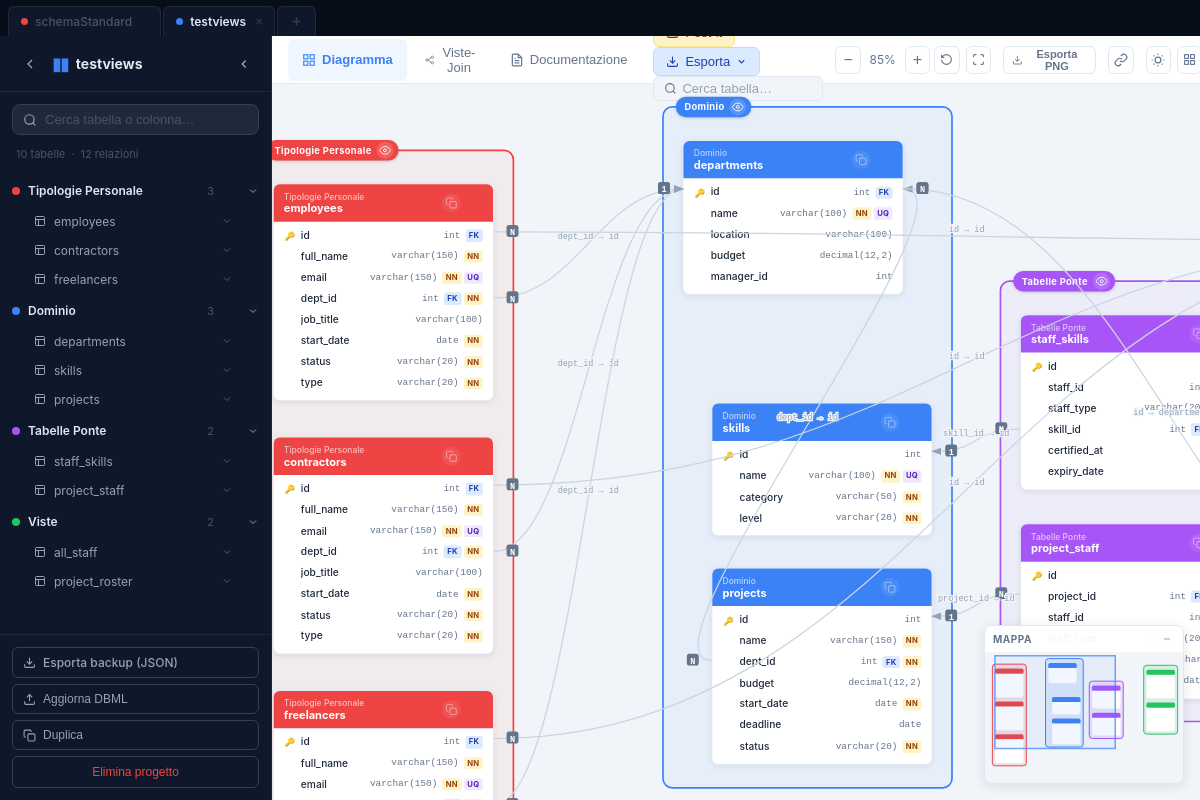
Page /project/08c39387 on the earlier database version.
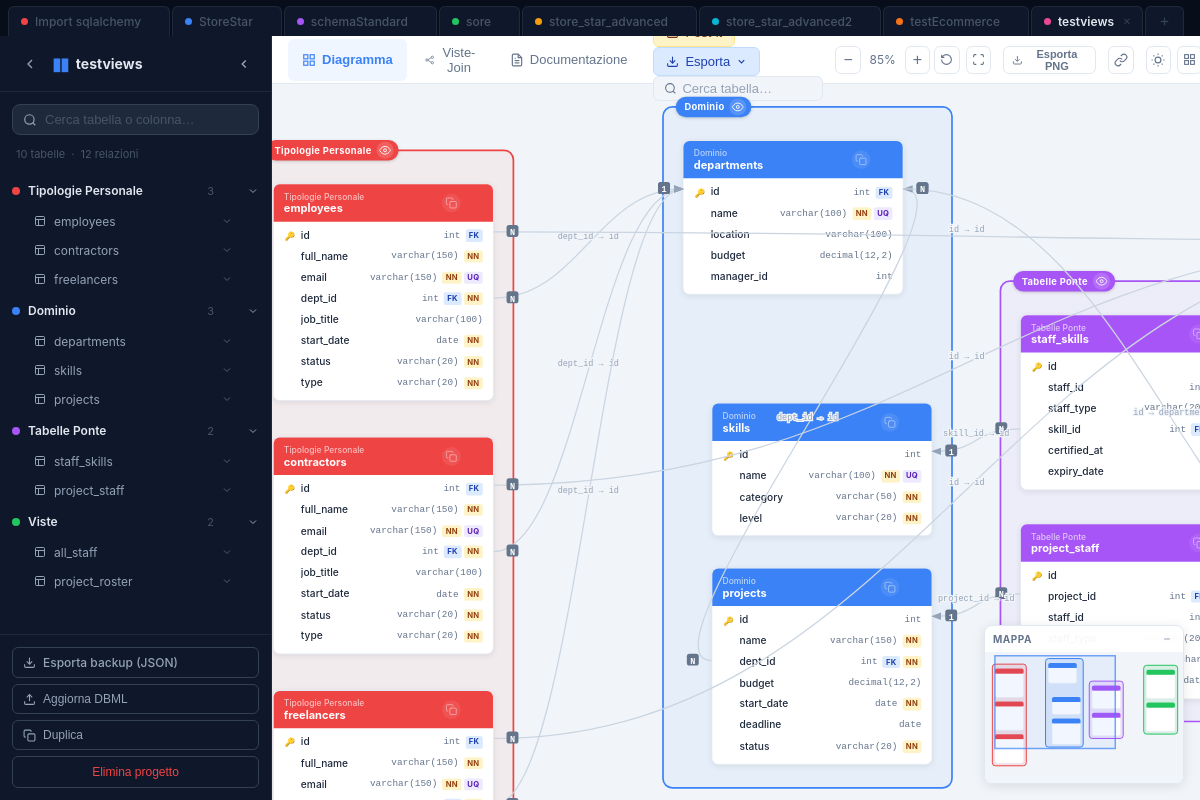
Same page on the later database version.
### models.py (models this page shows)
class Project(Base):
    __tablename__ = "projects"
    id:              Mapped[str]            = mapped_column(String(16), primary_key=True)
    name:            Mapped[str]            = mapped_column(String(255), nullable=False)
    tables_data:     Mapped[str]            = mapped_column(Text, default="{}")
    groups_data:     Mapped[str]            = mapped_column(Text, default="{}")
    refs_data:       Mapped[str]            = mapped_column(Text, default="[]")
    ungrouped_data:  Mapped[str]            = mapped_column(Text, default="[]")
    saved_positions:  Mapped[str]           = mapped_column(Text, default="{}")
    notes_data:       Mapped[str]           = mapped_column(Text, default="[]")   # post-it notes
    markdown_notes:   Mapped[Optional[str]] = mapped_column(Text, default="")
    column_notes_data: Mapped[str]          = mapped_column(Text, default="{}")   # "table::col" → note
    enums_data:        Mapped[str]          = mapped_column(Text, default="[]")   # enum definitions from DBML
    views_data:        Mapped[str]          = mapped_column(Text, default="[]")   # saved join views
    doc_notes_data:    Mapped[str]          = mapped_column(Text, default="[]")   # multi-note docs
    table_notes_data:  Mapped[str]          = mapped_column(Text, default="{}")   # tname → table note override
    created_at:      Mapped[Optional[datetime]] = mapped_column(
        DateTime, server_default=func.now()
    )

### routers/pages.py (the view)
@router.get("/project/{pid}", response_class=HTMLResponse)
async def project_view(request: Request, pid: str, db: Session = Depends(get_db)):
    project  = _to_dict(_get_or_404(db, pid))
    all_tabs = [_to_dict_tab(p) for p in db.query(Project).order_by(Project.name).all()]
    return templates.TemplateResponse("project.html", {
        "request":      request,
        "project":      project,
        "project_json": json.dumps(project),
        "all_projects": all_tabs,
    })

### templates/project.html (shortened to what the changed rows need)
<!DOCTYPE html>
<html lang="it">
<head>
  <link rel="stylesheet" href="/static/css/base.css?v=2" />
  <link rel="stylesheet" href="/static/css/layout.css?v=2" />
  <link rel="stylesheet" href="/static/css/sidebar.css" />
  <link rel="stylesheet" href="/static/css/diagram.css?v=3" />
  <link rel="stylesheet" href="/static/css/docs.css?v=2" />
  <link rel="stylesheet" href="/static/css/notes.css" />
  <link rel="stylesheet" href="/static/css/joinview.css?v=2" />
  <link rel="stylesheet" href="https://cdn.jsdelivr.net/npm/easymde/dist/easymde.min.css" />
</head>
<body class="project-page">
<div class="project-tabs" id="projectTabs">
  {% for p in all_projects %}
  <div class="project-tab{% if p.id == project.id %} active{% endif %}" data-id="{{ p.id }}" title="{{ p.name }}">
    <a href="/project/{{ p.id }}" class="tab-link">
      <span class="tab-dot" style="background:{{ ['#ef4444','#3b82f6','#a855f7','#22c55e','#f59e0b','#06b6d4','#f97316','#ec4899'][loop.index0 % 8] }}"></span>
      <span class="tab-name">{{ p.name }}</span>
    </a>
    <button class="tab-close"
            data-active="{{ 'true' if p.id == project.id else 'false' }}"
            title="Chiudi">&#10005;</button>
  </div>
  {% endfor %}
</div>
<div class="app-layout">
  <aside class="sidebar" id="sidebar">
    <div class="sidebar-brand">
      <span class="brand-name" id="brandName" title="Clicca per rinominare" onclick="startRename()">
        <span id="brandNameText">{{ project.name }}</span>
      </span>
    </div>
    <nav class="sidebar-nav" id="sidebarNav">
      {% set colors = ['#ef4444','#3b82f6','#a855f7','#22c55e','#f59e0b','#06b6d4','#f97316','#ec4899'] %}
      {% for group_name, table_names in project.groups.items() %}
      {% set ci = loop.index0 % 8 %}
      <div class="nav-group" data-group="{{ group_name }}">
        <div class="nav-group-header" onclick="toggleGroup(this)">
          <span class="nav-group-dot" style="background:{{ colors[ci] }}"></span>
          <span class="nav-group-name">{{ group_name }}</span>
          <span class="nav-group-count">{{ table_names | length }}</span>
          <svg class="nav-group-chevron" width="12" height="12" viewBox="0 0 24 24" fill="none" stroke="currentColor" stroke-width="2"><polyline points="6 9 12 15 18 9"/></svg>
        </div>
        <div class="nav-group-tables">
          {% for tname in table_names %}
          {% if tname in project.tables %}
          <div class="nav-table-wrapper">
            <div class="nav-table-item" onclick="toggleTableExpand(this, '{{ tname }}', event)" data-table="{{ tname }}">
              <svg width="12" height="12" viewBox="0 0 24 24" fill="none" stroke="currentColor" stroke-width="2"><rect x="3" y="3" width="18" height="18" rx="2"/><line x1="3" y1="9" x2="21" y2="9"/><line x1="9" y1="21" x2="9" y2="9"/></svg>
              <span>{{ project.tables[tname].name }}</span>
              <svg class="nav-table-chevron" width="12" height="12" viewBox="0 0 24 24" fill="none" stroke="currentColor" stroke-width="2"><polyline points="6 9 12 15 18 9"/></svg>
            </div>
          </div>
          {% endif %}
          {% endfor %}
        </div>
      </div>
      {% endfor %}
    </nav>
  </aside>
        {% set colors = ['#ef4444','#3b82f6','#a855f7','#22c55e','#f59e0b','#06b6d4','#f97316','#ec4899'] %}
</div>
</body>
</html>

Differences in the rows shown:
added Project: name "Import sqlalchemy"
added Project: name "StoreStar"
added Project: name "sore"
added Project: name "store_star_advanced"
added Project: name "store_star_advanced2"
added Project: name "testEcommerce"
